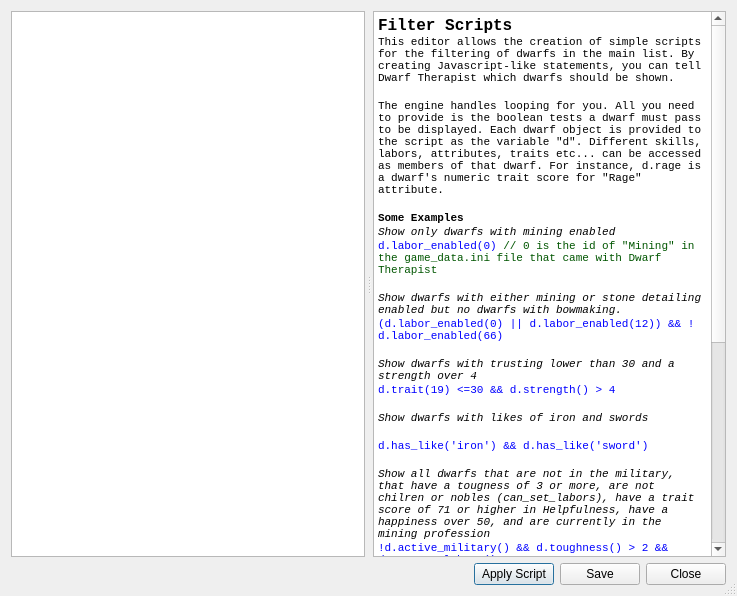
<?xml version="1.0" encoding="UTF-8"?>
<ui version="4.0">
 <class>ScriptDialog</class>
 <widget class="QDialog" name="ScriptDialog">
  <property name="geometry">
   <rect>
    <x>0</x>
    <y>0</y>
    <width>737</width>
    <height>596</height>
   </rect>
  </property>
  <property name="windowTitle">
   <string>Script Editor</string>
  </property>
  <property name="windowIcon">
   <iconset resource="../images.qrc">
    <normaloff>:/img/application_edit.png</normaloff>:/img/application_edit.png</iconset>
  </property>
  <property name="sizeGripEnabled">
   <bool>true</bool>
  </property>
  <layout class="QVBoxLayout" name="verticalLayout" stretch="0,0">
   <item>
    <widget class="QSplitter" name="splitter">
     <property name="orientation">
      <enum>Qt::Horizontal</enum>
     </property>
     <property name="opaqueResize">
      <bool>true</bool>
     </property>
     <property name="handleWidth">
      <number>8</number>
     </property>
     <widget class="QTextEdit" name="script_edit">
      <property name="font">
       <font>
        <family>Courier New</family>
       </font>
      </property>
     </widget>
     <widget class="QTextEdit" name="text_help">
      <property name="font">
       <font>
        <family>Courier New</family>
       </font>
      </property>
      <property name="html">
       <string>&lt;!DOCTYPE HTML PUBLIC &quot;-//W3C//DTD HTML 4.0//EN&quot; &quot;http://www.w3.org/TR/REC-html40/strict.dtd&quot;&gt;
&lt;html&gt;&lt;head&gt;&lt;meta name=&quot;qrichtext&quot; content=&quot;1&quot; /&gt;&lt;style type=&quot;text/css&quot;&gt;
p, li { white-space: pre-wrap; }
&lt;/style&gt;&lt;/head&gt;&lt;body style=&quot; font-family:'Courier New'; font-size:8.25pt; font-weight:400; font-style:normal;&quot;&gt;
&lt;p style=&quot; margin-top:0px; margin-bottom:0px; margin-left:0px; margin-right:0px; -qt-block-indent:0; text-indent:0px;&quot;&gt;&lt;span style=&quot; font-family:'MS Shell Dlg 2'; font-size:12pt; font-weight:600;&quot;&gt;Filter Scripts&lt;/span&gt;&lt;/p&gt;
&lt;p style=&quot; margin-top:0px; margin-bottom:0px; margin-left:0px; margin-right:0px; -qt-block-indent:0; text-indent:0px;&quot;&gt;&lt;span style=&quot; font-family:'MS Shell Dlg 2'; font-size:8pt;&quot;&gt;This editor allows the creation of simple scripts for the filtering of dwarfs in the main list. By creating Javascript-like statements, you can tell Dwarf Therapist which dwarfs should be shown.&lt;/span&gt;&lt;/p&gt;
&lt;p style=&quot;-qt-paragraph-type:empty; margin-top:0px; margin-bottom:0px; margin-left:0px; margin-right:0px; -qt-block-indent:0; text-indent:0px; font-family:'MS Shell Dlg 2'; font-size:8pt;&quot;&gt;&lt;/p&gt;
&lt;p style=&quot; margin-top:0px; margin-bottom:0px; margin-left:0px; margin-right:0px; -qt-block-indent:0; text-indent:0px;&quot;&gt;&lt;span style=&quot; font-family:'MS Shell Dlg 2'; font-size:8pt;&quot;&gt;The engine handles looping for you. All you need to provide is the boolean tests a dwarf must pass to be displayed. Each dwarf object is provided to the script as the variable &quot;d&quot;. Different skills, labors, attributes, traits etc... can be accessed as members of that dwarf. For instance, d.rage is a dwarf's numeric trait score for &quot;Rage&quot; attribute.&lt;/span&gt;&lt;/p&gt;
&lt;p style=&quot;-qt-paragraph-type:empty; margin-top:0px; margin-bottom:0px; margin-left:0px; margin-right:0px; -qt-block-indent:0; text-indent:0px; font-family:'MS Shell Dlg 2'; font-size:8pt;&quot;&gt;&lt;/p&gt;
&lt;p style=&quot; margin-top:0px; margin-bottom:0px; margin-left:0px; margin-right:0px; -qt-block-indent:0; text-indent:0px;&quot;&gt;&lt;span style=&quot; font-family:'MS Shell Dlg 2'; font-size:8pt; font-weight:600;&quot;&gt;Some Examples&lt;/span&gt;&lt;/p&gt;
&lt;p style=&quot; margin-top:0px; margin-bottom:0px; margin-left:0px; margin-right:0px; -qt-block-indent:0; text-indent:0px;&quot;&gt;&lt;span style=&quot; font-family:'MS Shell Dlg 2'; font-size:8pt; font-style:italic;&quot;&gt;Show only dwarfs with mining enabled&lt;/span&gt;&lt;/p&gt;
&lt;p style=&quot; margin-top:0px; margin-bottom:0px; margin-left:0px; margin-right:0px; -qt-block-indent:0; text-indent:0px;&quot;&gt;&lt;span style=&quot; font-family:'Courier New,courier'; font-size:8pt; color:#0000ff;&quot;&gt;d.labor_enabled(0) &lt;/span&gt;&lt;span style=&quot; font-family:'MS Shell Dlg 2'; font-size:8pt; color:#005500;&quot;&gt;// 0 is the id of &quot;Mining&quot; in the game_data.ini file that came with Dwarf Therapist&lt;/span&gt;&lt;/p&gt;
&lt;p style=&quot;-qt-paragraph-type:empty; margin-top:0px; margin-bottom:0px; margin-left:0px; margin-right:0px; -qt-block-indent:0; text-indent:0px; font-family:'MS Shell Dlg 2'; font-size:8pt;&quot;&gt;&lt;/p&gt;
&lt;p style=&quot; margin-top:0px; margin-bottom:0px; margin-left:0px; margin-right:0px; -qt-block-indent:0; text-indent:0px;&quot;&gt;&lt;span style=&quot; font-family:'MS Shell Dlg 2'; font-size:8pt; font-style:italic;&quot;&gt;Show dwarfs with either mining or stone detailing enabled but no dwarfs with bowmaking.&lt;/span&gt;&lt;/p&gt;
&lt;p style=&quot; margin-top:0px; margin-bottom:0px; margin-left:0px; margin-right:0px; -qt-block-indent:0; text-indent:0px;&quot;&gt;&lt;span style=&quot; font-family:'Courier New,courier'; font-size:8pt; color:#0000ff;&quot;&gt;(d.labor_enabled(0) || d.labor_enabled(12)) &amp;amp;&amp;amp; !d.labor_enabled(66)&lt;/span&gt;&lt;/p&gt;
&lt;p style=&quot;-qt-paragraph-type:empty; margin-top:0px; margin-bottom:0px; margin-left:0px; margin-right:0px; -qt-block-indent:0; text-indent:0px; font-family:'MS Shell Dlg 2'; font-size:8pt;&quot;&gt;&lt;/p&gt;
&lt;p style=&quot; margin-top:0px; margin-bottom:0px; margin-left:0px; margin-right:0px; -qt-block-indent:0; text-indent:0px;&quot;&gt;&lt;span style=&quot; font-family:'MS Shell Dlg 2'; font-size:8pt; font-style:italic;&quot;&gt;Show dwarfs with trusting lower than 30 and a strength over 4&lt;/span&gt;&lt;/p&gt;
&lt;p style=&quot; margin-top:0px; margin-bottom:0px; margin-left:0px; margin-right:0px; -qt-block-indent:0; text-indent:0px;&quot;&gt;&lt;span style=&quot; font-family:'Courier New,courier'; font-size:8pt; color:#0000ff;&quot;&gt;d.trait(19) &amp;lt;=30 &amp;amp;&amp;amp; d.strength() &amp;gt; 4&lt;/span&gt;&lt;/p&gt;
&lt;p style=&quot;-qt-paragraph-type:empty; margin-top:0px; margin-bottom:0px; margin-left:0px; margin-right:0px; -qt-block-indent:0; text-indent:0px; font-family:'Courier New,courier'; font-size:8pt; color:#0000ff;&quot;&gt;&lt;/p&gt;
&lt;p style=&quot; margin-top:0px; margin-bottom:0px; margin-left:0px; margin-right:0px; -qt-block-indent:0; text-indent:0px;&quot;&gt;&lt;span style=&quot; font-family:'MS Shell Dlg 2'; font-size:8pt; font-style:italic;&quot;&gt;Show dwarfs with likes of iron and swords&lt;/span&gt;&lt;/p&gt;
&lt;p style=&quot;-qt-paragraph-type:empty; margin-top:0px; margin-bottom:0px; margin-left:0px; margin-right:0px; -qt-block-indent:0; text-indent:0px; font-family:'MS Shell Dlg 2'; font-size:8pt; font-style:italic;&quot;&gt;&lt;/p&gt;
&lt;p style=&quot; margin-top:0px; margin-bottom:0px; margin-left:0px; margin-right:0px; -qt-block-indent:0; text-indent:0px;&quot;&gt;&lt;span style=&quot; font-family:'Courier New,courier'; font-size:8pt; color:#0000ff;&quot;&gt;d.has_like('iron') &amp;amp;&amp;amp; d.has_like('sword')&lt;/span&gt;&lt;/p&gt;
&lt;p style=&quot;-qt-paragraph-type:empty; margin-top:0px; margin-bottom:0px; margin-left:0px; margin-right:0px; -qt-block-indent:0; text-indent:0px; font-family:'Courier New,courier'; font-size:8pt; color:#0000ff;&quot;&gt;&lt;/p&gt;
&lt;p style=&quot; margin-top:0px; margin-bottom:0px; margin-left:0px; margin-right:0px; -qt-block-indent:0; text-indent:0px;&quot;&gt;&lt;span style=&quot; font-family:'MS Shell Dlg 2'; font-size:8pt; font-style:italic; color:#000000;&quot;&gt;Show all dwarfs that are not in the military, that have a tougness of 3 or more, are not chilren or nobles (can_set_labors), have a trait score of 71 or higher in Helpfulness, have a happiness over 50, and are currently in the mining profession&lt;/span&gt;&lt;/p&gt;
&lt;p style=&quot; margin-top:0px; margin-bottom:0px; margin-left:0px; margin-right:0px; -qt-block-indent:0; text-indent:0px;&quot;&gt;&lt;span style=&quot; font-family:'Courier New,courier'; font-size:8pt; color:#0000ff;&quot;&gt;!d.active_military() &amp;amp;&amp;amp; d.toughness() &amp;gt; 2 &amp;amp;&amp;amp;&lt;br /&gt;d.can_set_labors() &amp;amp;&amp;amp;&lt;br /&gt;d.trait(21) &amp;gt; 70 &amp;amp;&amp;amp;&lt;br /&gt;d.get_raw_happiness() &amp;gt; 50 &amp;amp;&amp;amp;&lt;br /&gt;d.raw_profession() == 0&lt;/span&gt;&lt;/p&gt;
&lt;p style=&quot;-qt-paragraph-type:empty; margin-top:0px; margin-bottom:0px; margin-left:0px; margin-right:0px; -qt-block-indent:0; text-indent:0px; font-size:8pt;&quot;&gt;&lt;/p&gt;
&lt;p style=&quot; margin-top:0px; margin-bottom:0px; margin-left:0px; margin-right:0px; -qt-block-indent:0; text-indent:0px;&quot;&gt;&lt;span style=&quot; font-family:'MS Shell Dlg 2'; font-size:8pt; font-weight:600;&quot;&gt;Dwarf Methods&lt;/span&gt;&lt;/p&gt;
&lt;p style=&quot; margin-top:0px; margin-bottom:0px; margin-left:0px; margin-right:0px; -qt-block-indent:0; text-indent:0px;&quot;&gt;&lt;span style=&quot; font-family:'MS Shell Dlg 2'; font-size:8pt; font-style:italic;&quot;&gt;The following methods can be called on the &quot;d&quot; object to get more information about a dwarf.&lt;/span&gt;&lt;/p&gt;
&lt;p style=&quot; margin-top:0px; margin-bottom:0px; margin-left:0px; margin-right:0px; -qt-block-indent:0; text-indent:0px;&quot;&gt;&lt;span style=&quot; font-family:'MS Shell Dlg 2'; font-size:8pt; color:#aa0000;&quot;&gt;bool&lt;/span&gt;&lt;span style=&quot; font-family:'MS Shell Dlg 2'; font-size:8pt;&quot;&gt; &lt;/span&gt;&lt;span style=&quot; font-family:'MS Shell Dlg 2'; font-size:8pt; font-weight:600;&quot;&gt;has_like(&lt;/span&gt;&lt;span style=&quot; font-family:'MS Shell Dlg 2'; font-size:8pt; color:#aa0000;&quot;&gt;string&lt;/span&gt;&lt;span style=&quot; font-family:'MS Shell Dlg 2'; font-size:8pt;&quot;&gt; s&lt;/span&gt;&lt;span style=&quot; font-family:'MS Shell Dlg 2'; font-size:8pt; color:#0000ff;&quot;&gt;earch_string&lt;/span&gt;&lt;span style=&quot; font-family:'MS Shell Dlg 2'; font-size:8pt;&quot;&gt;)&lt;/span&gt;&lt;/p&gt;
&lt;p style=&quot; margin-top:0px; margin-bottom:0px; margin-left:0px; margin-right:0px; -qt-block-indent:0; text-indent:0px;&quot;&gt;&lt;span style=&quot; font-family:'MS Shell Dlg 2'; font-size:8pt; color:#aa0000;&quot;&gt;bool&lt;/span&gt;&lt;span style=&quot; font-family:'MS Shell Dlg 2'; font-size:8pt;&quot;&gt; &lt;/span&gt;&lt;span style=&quot; font-family:'MS Shell Dlg 2'; font-size:8pt; font-weight:600;&quot;&gt;is_male&lt;/span&gt;&lt;span style=&quot; font-family:'MS Shell Dlg 2'; font-size:8pt;&quot;&gt;()&lt;/span&gt;&lt;/p&gt;
&lt;p style=&quot; margin-top:0px; margin-bottom:0px; margin-left:0px; margin-right:0px; -qt-block-indent:0; text-indent:0px;&quot;&gt;&lt;span style=&quot; font-family:'MS Shell Dlg 2'; font-size:8pt; color:#aa0000;&quot;&gt;string&lt;/span&gt;&lt;span style=&quot; font-family:'MS Shell Dlg 2'; font-size:8pt;&quot;&gt; &lt;/span&gt;&lt;span style=&quot; font-family:'MS Shell Dlg 2'; font-size:8pt; font-weight:600;&quot;&gt;profession&lt;/span&gt;&lt;span style=&quot; font-family:'MS Shell Dlg 2'; font-size:8pt;&quot;&gt;()&lt;/span&gt;&lt;/p&gt;
&lt;p style=&quot; margin-top:0px; margin-bottom:0px; margin-left:0px; margin-right:0px; -qt-block-indent:0; text-indent:0px;&quot;&gt;&lt;span style=&quot; font-family:'MS Shell Dlg 2'; font-size:8pt; color:#aa0000;&quot;&gt;int&lt;/span&gt;&lt;span style=&quot; font-family:'MS Shell Dlg 2'; font-size:8pt;&quot;&gt; &lt;/span&gt;&lt;span style=&quot; font-family:'MS Shell Dlg 2'; font-size:8pt; font-weight:600;&quot;&gt;raw_profession&lt;/span&gt;&lt;span style=&quot; font-family:'MS Shell Dlg 2'; font-size:8pt;&quot;&gt;()&lt;/span&gt;&lt;/p&gt;
&lt;p style=&quot; margin-top:0px; margin-bottom:0px; margin-left:0px; margin-right:0px; -qt-block-indent:0; text-indent:0px;&quot;&gt;&lt;span style=&quot; font-family:'MS Shell Dlg 2'; font-size:8pt; color:#aa0000;&quot;&gt;string&lt;/span&gt;&lt;span style=&quot; font-family:'MS Shell Dlg 2'; font-size:8pt;&quot;&gt; &lt;/span&gt;&lt;span style=&quot; font-family:'MS Shell Dlg 2'; font-size:8pt; font-weight:600;&quot;&gt;custom_profession_name&lt;/span&gt;&lt;span style=&quot; font-family:'MS Shell Dlg 2'; font-size:8pt;&quot;&gt;()&lt;/span&gt;&lt;/p&gt;
&lt;p style=&quot; margin-top:0px; margin-bottom:0px; margin-left:0px; margin-right:0px; -qt-block-indent:0; text-indent:0px;&quot;&gt;&lt;span style=&quot; font-family:'MS Shell Dlg 2'; font-size:8pt; color:#aa0000;&quot;&gt;string&lt;/span&gt;&lt;span style=&quot; font-family:'MS Shell Dlg 2'; font-size:8pt;&quot;&gt; &lt;/span&gt;&lt;span style=&quot; font-family:'MS Shell Dlg 2'; font-size:8pt; font-weight:600;&quot;&gt;nice_name&lt;/span&gt;&lt;span style=&quot; font-family:'MS Shell Dlg 2'; font-size:8pt;&quot;&gt;()&lt;/span&gt;&lt;/p&gt;
&lt;p style=&quot; margin-top:0px; margin-bottom:0px; margin-left:0px; margin-right:0px; -qt-block-indent:0; text-indent:0px;&quot;&gt;&lt;span style=&quot; font-family:'MS Shell Dlg 2'; font-size:8pt; color:#aa0000;&quot;&gt;int &lt;/span&gt;&lt;span style=&quot; font-family:'MS Shell Dlg 2'; font-size:8pt; font-weight:600;&quot;&gt;get_raw_happiness&lt;/span&gt;&lt;span style=&quot; font-family:'MS Shell Dlg 2'; font-size:8pt;&quot;&gt;()&lt;/span&gt;&lt;/p&gt;
&lt;p style=&quot; margin-top:0px; margin-bottom:0px; margin-left:0px; margin-right:0px; -qt-block-indent:0; text-indent:0px;&quot;&gt;&lt;span style=&quot; font-family:'MS Shell Dlg 2'; font-size:8pt; color:#aa0000;&quot;&gt;int&lt;/span&gt;&lt;span style=&quot; font-family:'MS Shell Dlg 2'; font-size:8pt;&quot;&gt; &lt;/span&gt;&lt;span style=&quot; font-family:'MS Shell Dlg 2'; font-size:8pt; font-weight:600;&quot;&gt;strength&lt;/span&gt;&lt;span style=&quot; font-family:'MS Shell Dlg 2'; font-size:8pt;&quot;&gt;()&lt;/span&gt;&lt;/p&gt;
&lt;p style=&quot; margin-top:0px; margin-bottom:0px; margin-left:0px; margin-right:0px; -qt-block-indent:0; text-indent:0px;&quot;&gt;&lt;span style=&quot; font-family:'MS Shell Dlg 2'; font-size:8pt; color:#aa0000;&quot;&gt;int&lt;/span&gt;&lt;span style=&quot; font-family:'MS Shell Dlg 2'; font-size:8pt;&quot;&gt; &lt;/span&gt;&lt;span style=&quot; font-family:'MS Shell Dlg 2'; font-size:8pt; font-weight:600;&quot;&gt;agility&lt;/span&gt;&lt;span style=&quot; font-family:'MS Shell Dlg 2'; font-size:8pt;&quot;&gt;()&lt;/span&gt;&lt;/p&gt;
&lt;p style=&quot; margin-top:0px; margin-bottom:0px; margin-left:0px; margin-right:0px; -qt-block-indent:0; text-indent:0px;&quot;&gt;&lt;span style=&quot; font-family:'MS Shell Dlg 2'; font-size:8pt; color:#aa0000;&quot;&gt;int&lt;/span&gt;&lt;span style=&quot; font-family:'MS Shell Dlg 2'; font-size:8pt;&quot;&gt; &lt;/span&gt;&lt;span style=&quot; font-family:'MS Shell Dlg 2'; font-size:8pt; font-weight:600;&quot;&gt;toughness&lt;/span&gt;&lt;span style=&quot; font-family:'MS Shell Dlg 2'; font-size:8pt;&quot;&gt;()&lt;/span&gt;&lt;/p&gt;
&lt;p style=&quot; margin-top:0px; margin-bottom:0px; margin-left:0px; margin-right:0px; -qt-block-indent:0; text-indent:0px;&quot;&gt;&lt;span style=&quot; font-family:'MS Shell Dlg 2'; font-size:8pt; color:#aa0000;&quot;&gt;bool&lt;/span&gt;&lt;span style=&quot; font-family:'MS Shell Dlg 2'; font-size:8pt;&quot;&gt; &lt;/span&gt;&lt;span style=&quot; font-family:'MS Shell Dlg 2'; font-size:8pt; font-weight:600;&quot;&gt;active_military&lt;/span&gt;&lt;span style=&quot; font-family:'MS Shell Dlg 2'; font-size:8pt;&quot;&gt;()&lt;/span&gt;&lt;/p&gt;
&lt;p style=&quot; margin-top:0px; margin-bottom:0px; margin-left:0px; margin-right:0px; -qt-block-indent:0; text-indent:0px;&quot;&gt;&lt;span style=&quot; font-family:'MS Shell Dlg 2'; font-size:8pt; color:#aa0000;&quot;&gt;bool&lt;/span&gt;&lt;span style=&quot; font-family:'MS Shell Dlg 2'; font-size:8pt;&quot;&gt; &lt;/span&gt;&lt;span style=&quot; font-family:'MS Shell Dlg 2'; font-size:8pt; font-weight:600;&quot;&gt;can_set_labors&lt;/span&gt;&lt;span style=&quot; font-family:'MS Shell Dlg 2'; font-size:8pt;&quot;&gt;()&lt;/span&gt;&lt;/p&gt;
&lt;p style=&quot; margin-top:0px; margin-bottom:0px; margin-left:0px; margin-right:0px; -qt-block-indent:0; text-indent:0px;&quot;&gt;&lt;span style=&quot; font-family:'MS Shell Dlg 2'; font-size:8pt; color:#aa0000;&quot;&gt;bool&lt;/span&gt;&lt;span style=&quot; font-family:'MS Shell Dlg 2'; font-size:8pt;&quot;&gt; &lt;/span&gt;&lt;span style=&quot; font-family:'MS Shell Dlg 2'; font-size:8pt; font-weight:600;&quot;&gt;labor_enabled&lt;/span&gt;&lt;span style=&quot; font-family:'MS Shell Dlg 2'; font-size:8pt;&quot;&gt;(&lt;/span&gt;&lt;span style=&quot; font-family:'MS Shell Dlg 2'; font-size:8pt; color:#aa0000;&quot;&gt;int&lt;/span&gt;&lt;span style=&quot; font-family:'MS Shell Dlg 2'; font-size:8pt;&quot;&gt; &lt;/span&gt;&lt;span style=&quot; font-family:'MS Shell Dlg 2'; font-size:8pt; color:#0000ff;&quot;&gt;labor_id&lt;/span&gt;&lt;span style=&quot; font-family:'MS Shell Dlg 2'; font-size:8pt;&quot;&gt;)&lt;/span&gt;&lt;/p&gt;
&lt;p style=&quot; margin-top:0px; margin-bottom:0px; margin-left:0px; margin-right:0px; -qt-block-indent:0; text-indent:0px;&quot;&gt;&lt;span style=&quot; font-family:'MS Shell Dlg 2'; font-size:8pt; color:#aa0000;&quot;&gt;bool&lt;/span&gt;&lt;span style=&quot; font-family:'MS Shell Dlg 2'; font-size:8pt;&quot;&gt; &lt;/span&gt;&lt;span style=&quot; font-family:'MS Shell Dlg 2'; font-size:8pt; font-weight:600;&quot;&gt;is_labor_state_dirty&lt;/span&gt;&lt;span style=&quot; font-family:'MS Shell Dlg 2'; font-size:8pt;&quot;&gt;(&lt;/span&gt;&lt;span style=&quot; font-family:'MS Shell Dlg 2'; font-size:8pt; color:#aa0000;&quot;&gt;int&lt;/span&gt;&lt;span style=&quot; font-family:'MS Shell Dlg 2'; font-size:8pt;&quot;&gt; &lt;/span&gt;&lt;span style=&quot; font-family:'MS Shell Dlg 2'; font-size:8pt; color:#0000ff;&quot;&gt;labor_id&lt;/span&gt;&lt;span style=&quot; font-family:'MS Shell Dlg 2'; font-size:8pt;&quot;&gt;)&lt;/span&gt;&lt;/p&gt;
&lt;p style=&quot; margin-top:0px; margin-bottom:0px; margin-left:0px; margin-right:0px; -qt-block-indent:0; text-indent:0px;&quot;&gt;&lt;span style=&quot; font-family:'MS Shell Dlg 2'; font-size:8pt; color:#aa0000;&quot;&gt;int&lt;/span&gt;&lt;span style=&quot; font-family:'MS Shell Dlg 2'; font-size:8pt;&quot;&gt; &lt;/span&gt;&lt;span style=&quot; font-family:'MS Shell Dlg 2'; font-size:8pt; font-weight:600;&quot;&gt;get_rating_by_labor&lt;/span&gt;&lt;span style=&quot; font-family:'MS Shell Dlg 2'; font-size:8pt;&quot;&gt;(&lt;/span&gt;&lt;span style=&quot; font-family:'MS Shell Dlg 2'; font-size:8pt; color:#aa0000;&quot;&gt;int&lt;/span&gt;&lt;span style=&quot; font-family:'MS Shell Dlg 2'; font-size:8pt;&quot;&gt; &lt;/span&gt;&lt;span style=&quot; font-family:'MS Shell Dlg 2'; font-size:8pt; color:#0000ff;&quot;&gt;labor_id&lt;/span&gt;&lt;span style=&quot; font-family:'MS Shell Dlg 2'; font-size:8pt;&quot;&gt;)&lt;/span&gt;&lt;/p&gt;
&lt;p style=&quot; margin-top:0px; margin-bottom:0px; margin-left:0px; margin-right:0px; -qt-block-indent:0; text-indent:0px;&quot;&gt;&lt;span style=&quot; font-family:'MS Shell Dlg 2'; font-size:8pt; color:#aa0000;&quot;&gt;int&lt;/span&gt;&lt;span style=&quot; font-family:'MS Shell Dlg 2'; font-size:8pt;&quot;&gt; &lt;/span&gt;&lt;span style=&quot; font-family:'MS Shell Dlg 2'; font-size:8pt; font-weight:600;&quot;&gt;trait&lt;/span&gt;&lt;span style=&quot; font-family:'MS Shell Dlg 2'; font-size:8pt;&quot;&gt;(&lt;/span&gt;&lt;span style=&quot; font-family:'MS Shell Dlg 2'; font-size:8pt; color:#aa0000;&quot;&gt;int&lt;/span&gt;&lt;span style=&quot; font-family:'MS Shell Dlg 2'; font-size:8pt;&quot;&gt; &lt;/span&gt;&lt;span style=&quot; font-family:'MS Shell Dlg 2'; font-size:8pt; color:#0000ff;&quot;&gt;trait_id&lt;/span&gt;&lt;span style=&quot; font-family:'MS Shell Dlg 2'; font-size:8pt;&quot;&gt;)&lt;/span&gt;&lt;/p&gt;
&lt;p style=&quot;-qt-paragraph-type:empty; margin-top:0px; margin-bottom:0px; margin-left:0px; margin-right:0px; -qt-block-indent:0; text-indent:0px; font-family:'MS Shell Dlg 2'; font-size:8pt;&quot;&gt;&lt;/p&gt;&lt;/body&gt;&lt;/html&gt;</string>
      </property>
      <property name="textInteractionFlags">
       <set>Qt::TextSelectableByKeyboard|Qt::TextSelectableByMouse</set>
      </property>
     </widget>
    </widget>
   </item>
   <item>
    <layout class="QHBoxLayout" name="horizontalLayout">
     <item>
      <spacer name="horizontalSpacer">
       <property name="orientation">
        <enum>Qt::Horizontal</enum>
       </property>
       <property name="sizeHint" stdset="0">
        <size>
         <width>40</width>
         <height>20</height>
        </size>
       </property>
      </spacer>
     </item>
     <item>
      <widget class="QPushButton" name="btn_apply">
       <property name="text">
        <string>Apply Script</string>
       </property>
      </widget>
     </item>
     <item>
      <widget class="QPushButton" name="btn_save">
       <property name="text">
        <string>Save</string>
       </property>
      </widget>
     </item>
     <item>
      <widget class="QPushButton" name="btn_close">
       <property name="text">
        <string>Close</string>
       </property>
      </widget>
     </item>
    </layout>
   </item>
  </layout>
 </widget>
 <resources>
  <include location="../images.qrc"/>
 </resources>
 <connections>
  <connection>
   <sender>btn_close</sender>
   <signal>clicked()</signal>
   <receiver>ScriptDialog</receiver>
   <slot>reject()</slot>
   <hints>
    <hint type="sourcelabel">
     <x>693</x>
     <y>571</y>
    </hint>
    <hint type="destinationlabel">
     <x>731</x>
     <y>129</y>
    </hint>
   </hints>
  </connection>
 </connections>
 <slots>
  <slot>apply_script()</slot>
  <slot>save_script()</slot>
 </slots>
</ui>
